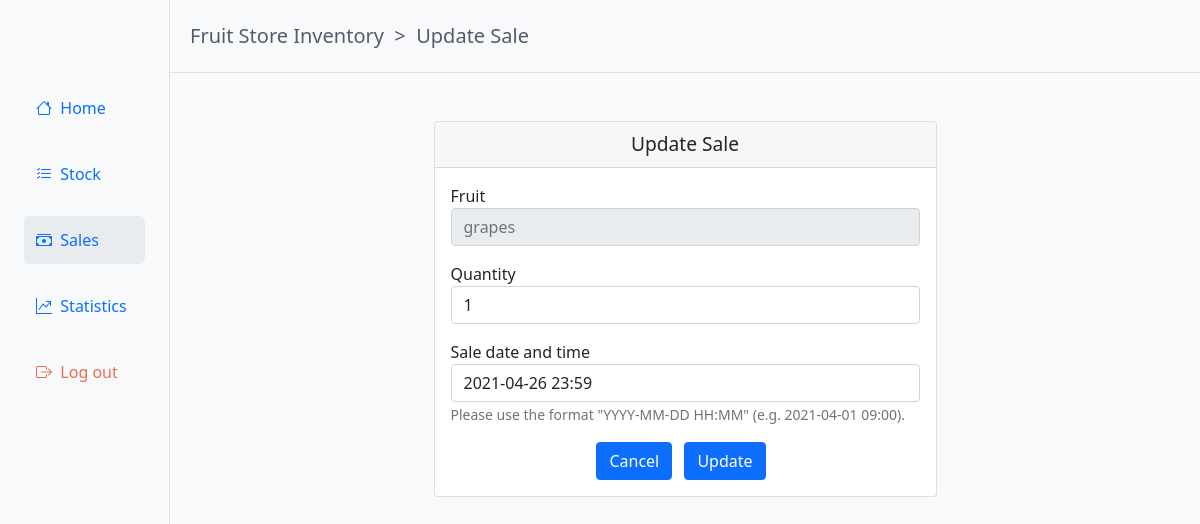
Page /sales/196/update/ (signed in) on the committed database.
### sales/models.py (models this page shows, shortened)
class Sale(models.Model):
    fruit = models.ForeignKey(
        Fruit,
        related_name="sales",
        on_delete=models.SET_NULL,
        null=True,
    )
    fruit_name = models.CharField(max_length=100)
    quantity = models.PositiveIntegerField(
        default=0,
        validators=[MinValueValidator(0), MaxValueValidator(999999999999)],
    )
    fruit_price_when_sold = models.PositiveIntegerField(blank=True, null=True)
    proceeds = models.PositiveIntegerField(blank=True, null=True)
    sold_on = models.DateTimeField(validators=[reject_future_date_time])
    class Meta:
        verbose_name = "sale"
        verbose_name_plural = "sales"

### sales/views.py (the view)
# urls.py: path("<int:pk>/update/", sale_update, name="sale_update"),
@login_required
def sale_update(request, pk):
    sale = get_object_or_404(Sale, pk=pk)
    if request.method == "POST":
        form = SaleUpdateForm(request.POST, instance=sale)
        if form.is_valid():
            sale = form.save(commit=False)
            sale.calculate_proceeds()
            sale.save()
            return redirect("sale_list")
    else:
        form = SaleUpdateForm(instance=sale)
    return render(
        request, "sales/sale_update.html", {"form": form, "sale": sale}
    )

### sales/forms.py
class SaleUpdateForm(forms.ModelForm):
    quantity = forms.CharField(
        label="Quantity",
        error_messages={
            "required": "Required.",
            "invalid": "Please use digits.",
            "max_value": "Please enter a number between 0 and 999999999999.",
            "min_value": "Please enter a number between 0 and 999999999999.",
        },
    )
    sold_on = forms.DateTimeField(
        label="Sale date and time",
        error_messages={
            "required": "Required.",
            "invalid": "Please enter a valid date and time.",
        },
        help_text='Please use the format "YYYY-MM-DD HH:MM" (e.g. 2021-04-01 09:00).',
        input_formats=["%Y-%m-%d %H:%i"],
        widget=forms.DateTimeInput(format="%Y-%m-%d %H:%M"),
    )
    class Meta:
        model = Sale
        fields = (
            "quantity",
            "sold_on",
        )

### templates/sales/sale_update.html (shortened to what this page needs)
{% extends 'base.html' %}
{% load crispy_forms_tags %}
{% block page-trail %}&nbsp;&nbsp;>&nbsp;&nbsp;Update Sale{% endblock page-trail %}
{% block content %}
    <div class="row justify-content-center mt-5">
        <div class="col-6">
            <div class="card">
                <div class="card-header">
                    Update Sale
                </div>
                <div class="card-body">
                    <form method="POST" novalidate>
                        <div class="mb-3">
                            Fruit
                            <input class="form-control" type="text" placeholder="{{ sale.fruit_name }}" readonly>
                        </div>
                        <div class="mb-3">
                            {{ form.quantity|as_crispy_field }}
                        </div>
                        <div class="mb-3">
                            {{ form.sold_on|as_crispy_field }}
                        </div>
                        <div class="text-center mt-3">
                            <a href="{% url 'sale_list' %}"  class="btn btn-primary" role="button">Cancel</a>
                            <button type="submit" class="btn btn-primary mx-2">Update</button>
                        </div>
                    </form>
                </div>
            </div>
        </div>
    </div>
{% endblock %}

### static/css/base.css (style rules this page uses)
body { background-color: #f8f9fa; min-width: 700px; }
body, h5, h6, th, a { font-weight: 300; }
a:link { text-decoration: none; }
h5, h6, p, li, a, th, td { color: #555b6e; }
.card-header { font-size: 1.2em; text-align: center; }

### rows in the picture
Sale: fruit_name "grapes", quantity "1", sold_on "2021-04-26 23:59"
